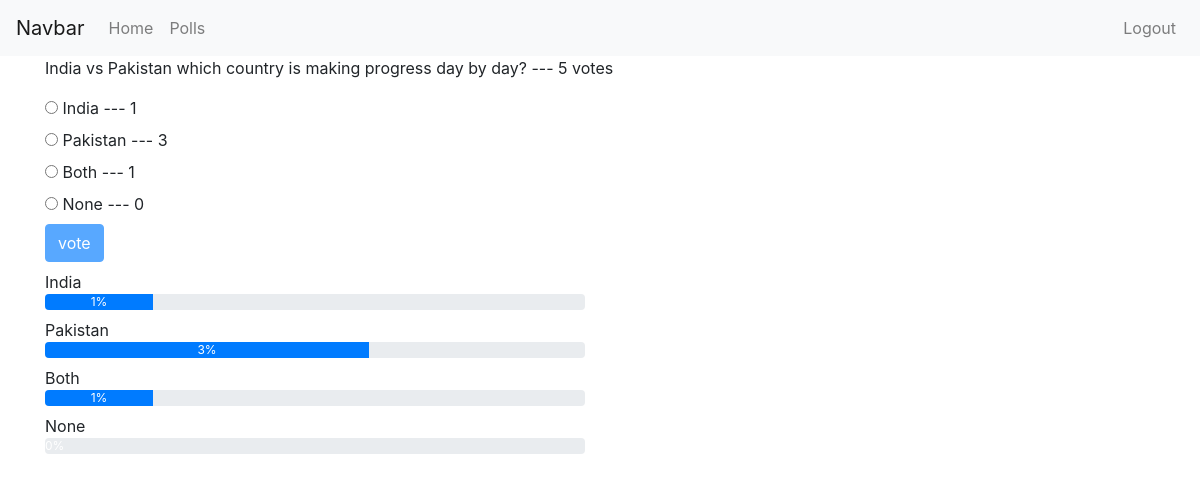
The app's page /polls/details/25/ (signed in) with its own data.
### polls/models.py (models this page shows, shortened)
class Poll(models.Model):
    owner = models.ForeignKey(User, on_delete=models.CASCADE, default=1)
    text = models.CharField(max_length=255)
    pub_date = models.DateField()
    def __str__(self):
        return self.text
    def user_can_vote(self, user):
        user_votes = user.vote_set.all()
        qs = user_votes.filter(poll=self)
        if qs.exists():
            return False
        return True
    @property
    def total_num_of_votes(self):
        return self.vote_set.count()
    def get_res_dect(self):
        result = []
        for choice in self.choice_set.all():
            dic = {}
            dic['text'] = choice.choice_text
            dic['total_votes'] = choice.total_num_of_votes_for_this_choice
            if not self.total_num_of_votes:
                dic['percentage'] = 0
            else:
                dic['percentage'] = choice.total_num_of_votes_for_this_choice / self.total_num_of_votes * 100
            result.append(dic)
        return result

class Choice(models.Model):
    poll = models.ForeignKey(Poll, on_delete=models.CASCADE)
    choice_text = models.CharField(max_length=255)
    @property
    def total_num_of_votes_for_this_choice(self):
        return self.vote_set.count()

### polls/views.py (the view)
# urls.py: path('details/<int:poll_id>/', views.polls_detail_view, name='polls_detail_view'),
@login_required
def polls_detail_view(request, poll_id):
    poll = get_object_or_404(Poll, id=poll_id)
    print(poll.id)
    user_can_vote = poll.user_can_vote(request.user)
    results = poll.get_res_dect()
    context = {'poll': poll, 'user_can_vote': user_can_vote, 'results': results}
    return render(request, 'polls/poll_detail.html', context)

### polls/templates/polls/poll_detail.html (shortened to what this page needs)
{% extends 'base.html' %}
{% block content %}
<div class="container">
<p>{{ poll }} --- {{ poll.total_num_of_votes }} votes</p>
<form action="{% url 'polls:polls_vote_save_view' poll.id %}" method="post">
    {% for choice in poll.choice_set.all %}
    <input type="radio"
           name="choice"
           id="choice{{ forloop.counter }}"
           value="{{ choice.id }}"/>
    <label for="choice{{ forloop.counter }}">{{ choice.choice_text }} --- {{ choice.total_num_of_votes_for_this_choice }}</label>
    <br/>
    {% endfor %}
    <input type="submit" class="btn btn-primary mb-2" value="vote" {% if not user_can_vote %} disabled {% endif %}/>
</form>
    {% if not user_can_vote %}
        {% for choice_dic in results %}
            <div class="row">
                <div class="col-sm-6">
                    {{choice_dic.text}}
                    <div class="progress mb-2">
                        <div class="progress-bar" role="progressbar" style="width: {{ choice_dic.percentage }}%;">{{ choice_dic.total_votes }}%</div>
                    </div>
                </div>
            </div>
        {% endfor %}
    {% else %}
        <p>Vote to see results!</p>
    {% endif %}
</div>
{% endblock %}

### records on screen
Poll: text "India vs Pakistan which country is making progress day by day?", total_num_of_votes "5"
Choice: choice_text "India", total_num_of_votes_for_this_choice "1", text "India"
Choice: choice_text "Pakistan", total_num_of_votes_for_this_choice "3", text "Pakistan"
Choice: choice_text "Both", total_num_of_votes_for_this_choice "1", text "Both"
Choice: choice_text "None", total_num_of_votes_for_this_choice "0", text "None"

### other values on screen
{{ choice_dic.total_votes }} "1" "3" "1" "0"
